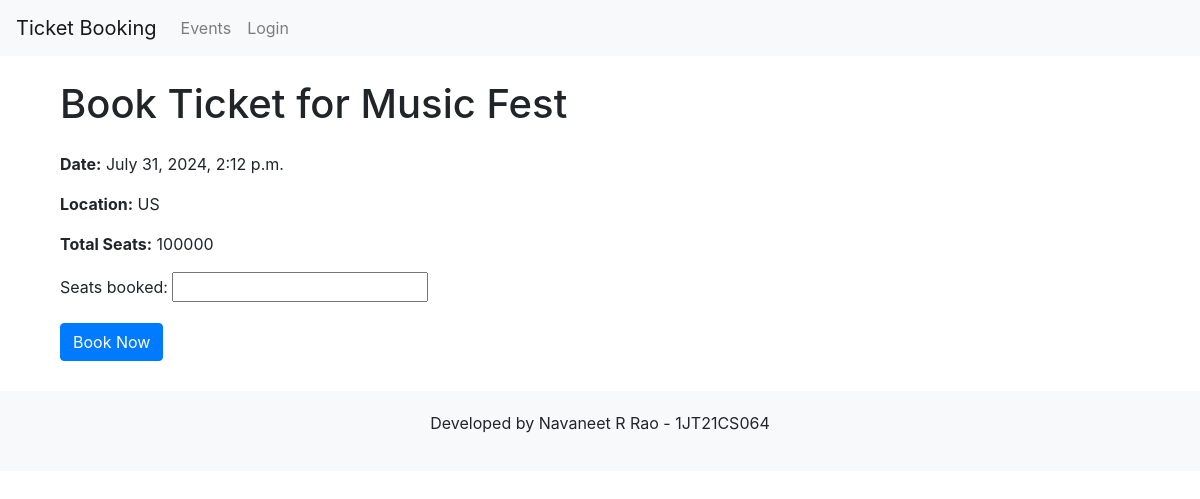
Screenshot of /book/3/ with the database file from the repository.
### booking/models.py (models this page shows, shortened)
class Event(models.Model):
    name = models.CharField(max_length=100)
    date = models.DateTimeField()
    location = models.CharField(max_length=255)
    total_seats = models.PositiveIntegerField()

### booking/views.py (the view)
# urls.py: path('book/<int:event_id>/', book_ticket, name='book_ticket'),
def book_ticket(request, event_id):
    event = get_object_or_404(Event, id=event_id)
    if request.method == 'POST':
        form = BookingForm(request.POST)
        if form.is_valid():
            booking = form.save(commit=False)
            booking.event = event
            booking.user = request.user
            booking.save()
            return redirect('my_bookings')  # Redirect to a page showing user's bookings
    else:
        form = BookingForm()
    return render(request, 'booking/book_ticket.html', {'form': form, 'event': event})

### booking/forms.py
class BookingForm(forms.ModelForm):
    class Meta:
        model = Booking
        fields = ['seats_booked']

### booking/templates/booking/book_ticket.html (shortened to what this page needs)
{% extends 'base.html' %}
{% block content %}
<div class="container">
  <h1 class="my-4">Book Ticket for {{ event.name }}</h1>
  <p><strong>Date:</strong> {{ event.date }}</p>
  <p><strong>Location:</strong> {{ event.location }}</p>
  <p><strong>Total Seats:</strong> {{ event.total_seats }}</p>
  <form method="post">
    <div class="form-group">
      {{ form.seats_booked.label_tag }}
      {{ form.seats_booked }}
    </div>
    <button type="submit" class="btn btn-primary">Book Now</button>
  </form>
</div>
{% endblock %}

### booking/templates/base.html (style rules this page uses)
body { padding-top: 56px; }

### rows the page displays
Event: name "Music Fest", date "July 31, 2024, 2:12 p.m.", location "US", total_seats "100000"
